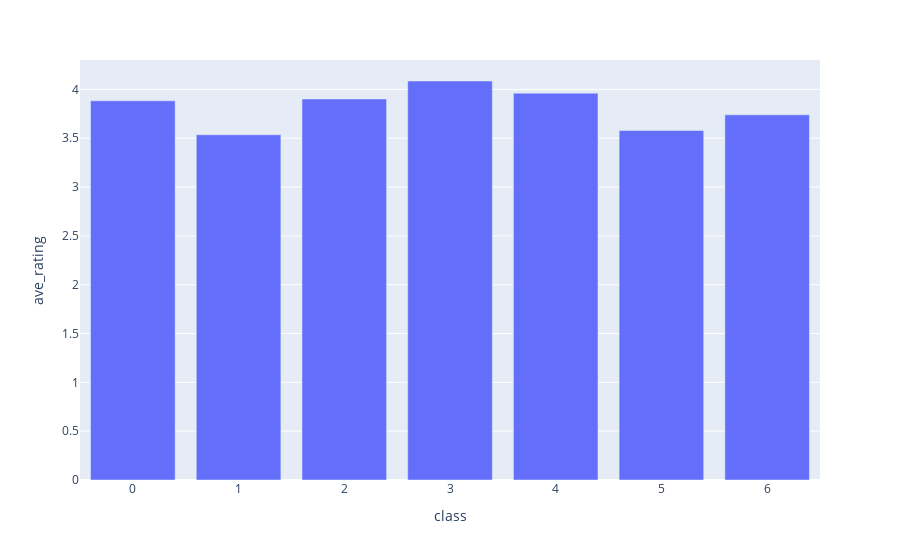

Write notebook code for a chart like this one.
### Code cell
fig = px.bar(bar_df, x="class", y="ave_rating")
fig.show()

### Figure 1 — Plotly figure (JSON) as saved in the notebook; plotly's stock layout.template omitted (floating-point values rounded to 4 significant figures)
{"data": [{"alignmentgroup": "True", "hovertemplate": "class=%{x}<br>ave_rating=%{y}<extra></extra>", "legendgroup": "", "marker": {"color": "#636efa", "pattern": {"shape": ""}}, "name": "", "offsetgroup": "", "orientation": "v", "showlegend": false, "textposition": "auto", "type": "bar", "x": [0, 1, 2, 3, 4, 5, 6], "xaxis": "x", "y": [3.883, 3.535, 3.902, 4.086, 3.962, 3.579, 3.74], "yaxis": "y"}], "layout": {"barmode": "relative", "legend": {"tracegroupgap": 0}, "margin": {"t": 60}, "xaxis": {"anchor": "y", "domain": [0, 1], "title": {"text": "class"}}, "yaxis": {"anchor": "x", "domain": [0, 1], "title": {"text": "ave_rating"}}}}
